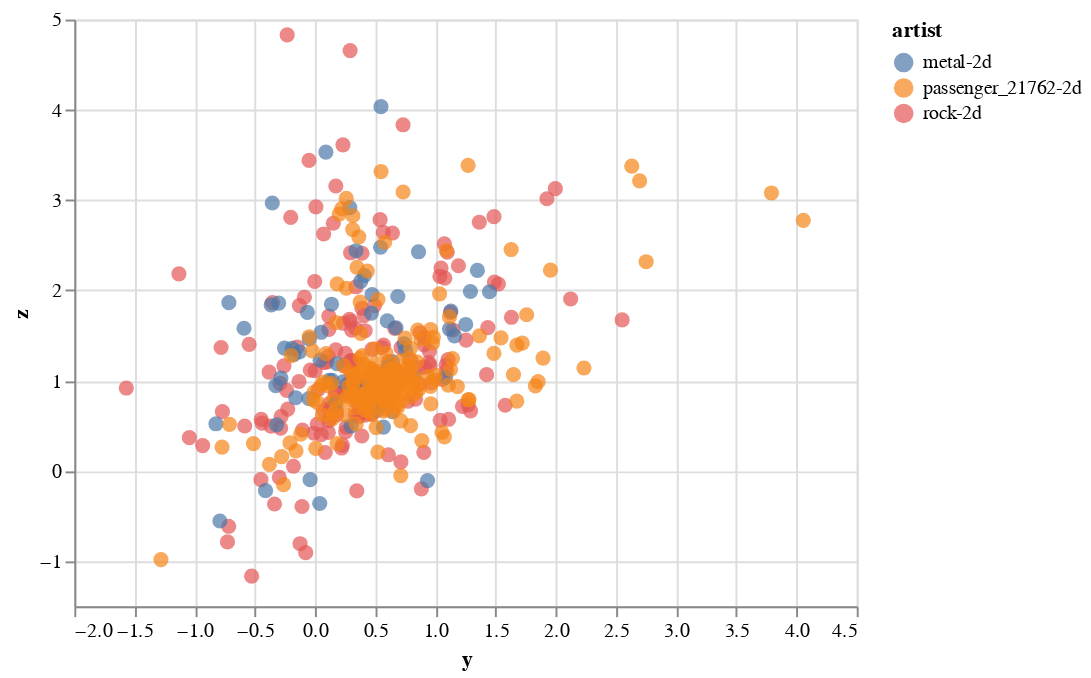

Write notebook code for a chart like this one.
### Code cell
alt.Chart(source).mark_circle(size=60).encode(
    x='y',
    y='z',
    color=alt.Color('artist'),
    tooltip=['x', 'y', 'artist']
).interactive()

### Figure 1 — Vega-Lite specification as saved in the notebook (floating-point values rounded to 4 significant figures; data arrays with more than 128 entries replaced by an {"elided": "..."} marker saying what was removed)
{"config": {"view": {"continuousWidth": 400, "continuousHeight": 300}}, "data": {"name": "data-37cafbd56a668c22a3ed54c2e1f45f85"}, "mark": {"type": "circle", "size": 60}, "encoding": {"color": {"type": "nominal", "field": "artist"}, "tooltip": [{"type": "quantitative", "field": "x"}, {"type": "quantitative", "field": "y"}, {"type": "nominal", "field": "artist"}], "x": {"type": "quantitative", "field": "y"}, "y": {"type": "quantitative", "field": "z"}}, "selection": {"selector087": {"type": "interval", "bind": "scales", "encodings": ["x", "y"]}}, "$schema": "https://vega.github.io/schema/vega-lite/v4.8.1.json", "datasets": {"data-37cafbd56a668c22a3ed54c2e1f45f85": {"elided": "458 records"}}}
